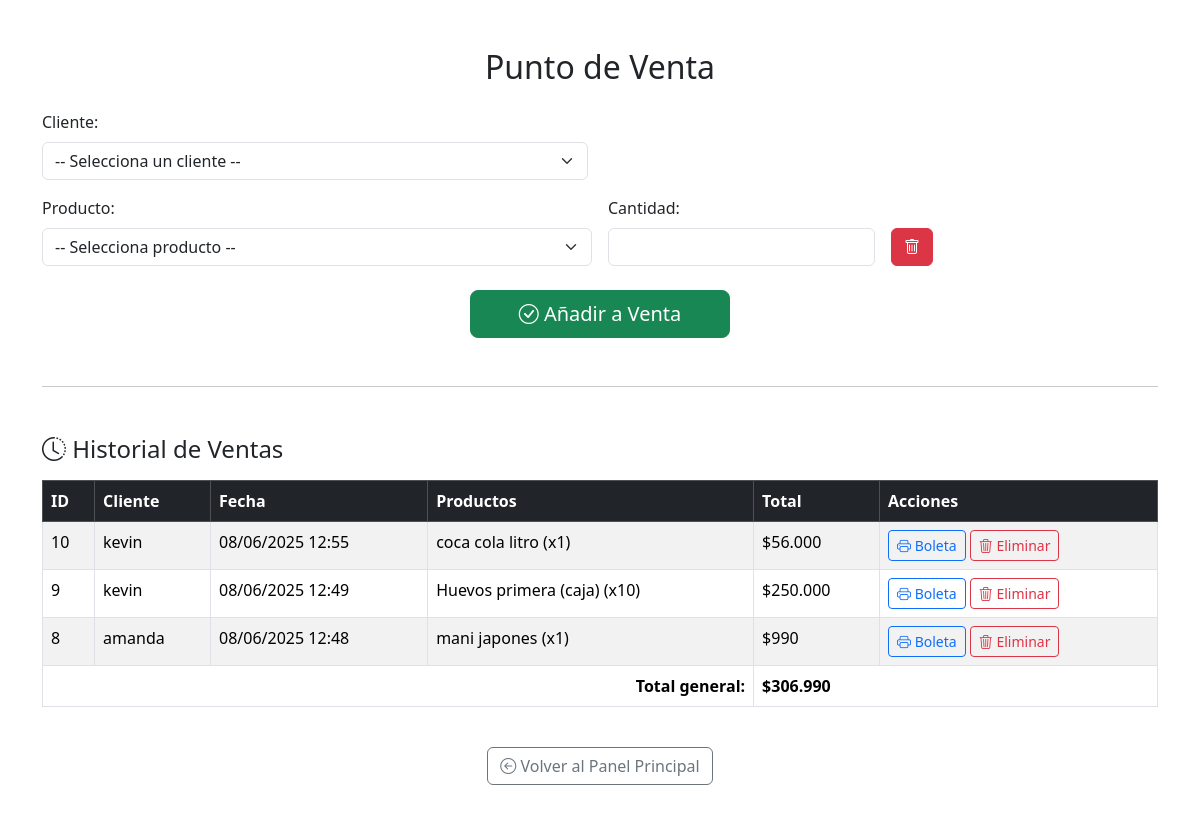
/ventas/, run on the app's committed database.
### Ventas/models.py (models this page shows, shortened)
class Venta(models.Model):
    cliente = models.ForeignKey(Cliente, on_delete=models.CASCADE)
    fecha = models.DateTimeField(auto_now_add=True)
    @property
    def total(self):
        return sum(d.cantidad * d.precio_unitario for d in self.detalles.all())

class DetalleVenta(models.Model):
    venta = models.ForeignKey(Venta, on_delete=models.CASCADE, related_name='detalles')
    producto = models.ForeignKey(Producto, on_delete=models.CASCADE)
    cantidad = models.PositiveIntegerField()
    precio_unitario = models.DecimalField(max_digits=10, decimal_places=2)

### Clientes/models.py (models this page shows, shortened)
class Cliente(models.Model):
    nombre = models.CharField(max_length=100)
    email = models.EmailField(unique=True)
    telefono = models.CharField(max_length=15, blank=True, null=True)

### Inventario/models.py (models this page shows, shortened)
class Producto(models.Model):
    nombre = models.CharField(max_length=100)
    categoria = models.CharField(max_length=50)
    stock = models.PositiveIntegerField()
    precio = models.DecimalField(max_digits=10, decimal_places=2)

### Ventas/views.py (the view, shortened to what this page needs)
# urls.py: path('', views.gestionar_ventas, name='gestionar_ventas'),  # Página principal del módulo
def gestionar_ventas(request):
    clientes = Cliente.objects.all()
    productos = Producto.objects.all()
    ventas = Venta.objects.all().order_by('-fecha')
    total_general = sum(v.total for v in ventas)
    return render(request, 'Ventas/dashboard_ventas.html', {
        'clientes': clientes,
        'productos': productos,
        'ventas': ventas,
        'total_general': total_general
    })

### Ventas/templatetags/moneda.py (called while the page is built)
@register.filter
def clp(value):
    try:
        return "${:,.0f}".format(value).replace(",", ".")
    except:
        return value

### Ventas/templates/Ventas/dashboard_ventas.html (shortened to what this page needs)
{% load static %}
{% load moneda %}
<!DOCTYPE html>
<html lang="es">
<head>
    <link href="https://cdn.jsdelivr.net/npm/bootstrap@5.3.2/dist/css/bootstrap.min.css" rel="stylesheet">
    <link href="https://cdn.jsdelivr.net/npm/bootstrap-icons@1.10.5/font/bootstrap-icons.css" rel="stylesheet">
</head>
<body>
<div class="container py-5">
    <h2 class="text-center mb-4"> Punto de Venta</h2>
    <form method="post" id="venta-form">
        <div class="row mb-3">
            <div class="col-md-6">
                <label for="cliente" class="form-label">Cliente:</label>
                <select name="cliente" id="cliente" class="form-select" required>
                    <option value="">-- Selecciona un cliente --</option>
                </select>
            </div>
        </div>
        <div id="productos-container">
            <div class="producto-item row g-3 align-items-end mb-2">
                <div class="col-md-6">
                    <label class="form-label">Producto:</label>
                    <select name="producto[]" class="form-select producto-select" required>
                        <option value="">-- Selecciona producto --</option>
                    </select>
                </div>
                <div class="col-md-3">
                    <label class="form-label">Cantidad:</label>
                    <input type="number" name="cantidad[]" class="form-control cantidad-input" min="1" required>
                </div>
                <div class="col-md-3">
                    <button type="button" class="btn btn-danger btn-remover"><i class="bi bi-trash"></i></button>
                </div>
            </div>
        </div>
        <div class="text-center mt-4">
            <button type="submit" class="btn btn-success btn-lg px-5">
                <i class="bi bi-check-circle"></i> Añadir a Venta
            </button>
        </div>
    </form>
    <hr class="my-5">
    <h4 class="mb-3"><i class="bi bi-clock-history"></i> Historial de Ventas</h4>
    <div class="table-responsive">
        <table class="table table-bordered table-striped">
            <thead class="table-dark">
                <tr>
                    <th>ID</th>
                    <th>Cliente</th>
                    <th>Fecha</th>
                    <th>Productos</th>
                    <th>Total</th>
                    <th>Acciones</th>
                </tr>
            </thead>
            <tbody>
                {% for venta in ventas %}
                    <tr>
                        <td>{{ venta.id }}</td>
                        <td>{{ venta.cliente.nombre }}</td>
                        <td>{{ venta.fecha|date:"d/m/Y H:i" }}</td>
                        <td>
                            <ul class="list-unstyled mb-0">
                                {% for d in venta.detalles.all %}
                                    <li>{{ d.producto.nombre }} (x{{ d.cantidad }})</li>
                                {% endfor %}
                            </ul>
                        </td>
                        <td>{{ venta.total|clp }}</td>
                        <td>
                        <a href="{% url 'generar_boleta' venta.id %}" class="btn btn-sm btn-outline-primary">
                            <i class="bi bi-printer"></i> Boleta
                        </a>
                        <a href="{% url 'eliminar_venta' venta.id %}" class="btn btn-sm btn-outline-danger"
                        onclick="return confirm('¿Eliminar esta venta?')">
                            <i class="bi bi-trash3"></i> Eliminar
                        </a>
                        </td>
                    </tr>
                {% empty %}
                    <tr><td colspan="6" class="text-center">No hay ventas registradas.</td></tr>
                {% endfor %}
            </tbody>
            <tfoot>
                <tr>
                    <th colspan="4" class="text-end">Total general:</th>
                    <th colspan="2">{{ total_general|clp }}</th>
                </tr>
            </tfoot>
        </table>
    </div>
    <div class="text-center mt-4">
        <a href="{% url 'dashboard' %}" class="btn btn-outline-secondary">
            <i class="bi bi-arrow-left-circle"></i> Volver al Panel Principal
        </a>
    </div>
</div>
</body>
</html>

### data on the page
Venta: id "10", cliente.nombre "kevin", fecha "08/06/2025 12:55", total|clp "$56.000"
DetalleVenta: producto.nombre "coca cola litro", cantidad "1"
Venta: id "9", cliente.nombre "kevin", fecha "08/06/2025 12:49", total|clp "$250.000"
DetalleVenta: producto.nombre "Huevos primera (caja)", cantidad "10"
Venta: id "8", cliente.nombre "amanda", fecha "08/06/2025 12:48", total|clp "$990"
DetalleVenta: producto.nombre "mani japones", cantidad "1"

### other printed values
{{ total_general|clp }} "$306.990"
